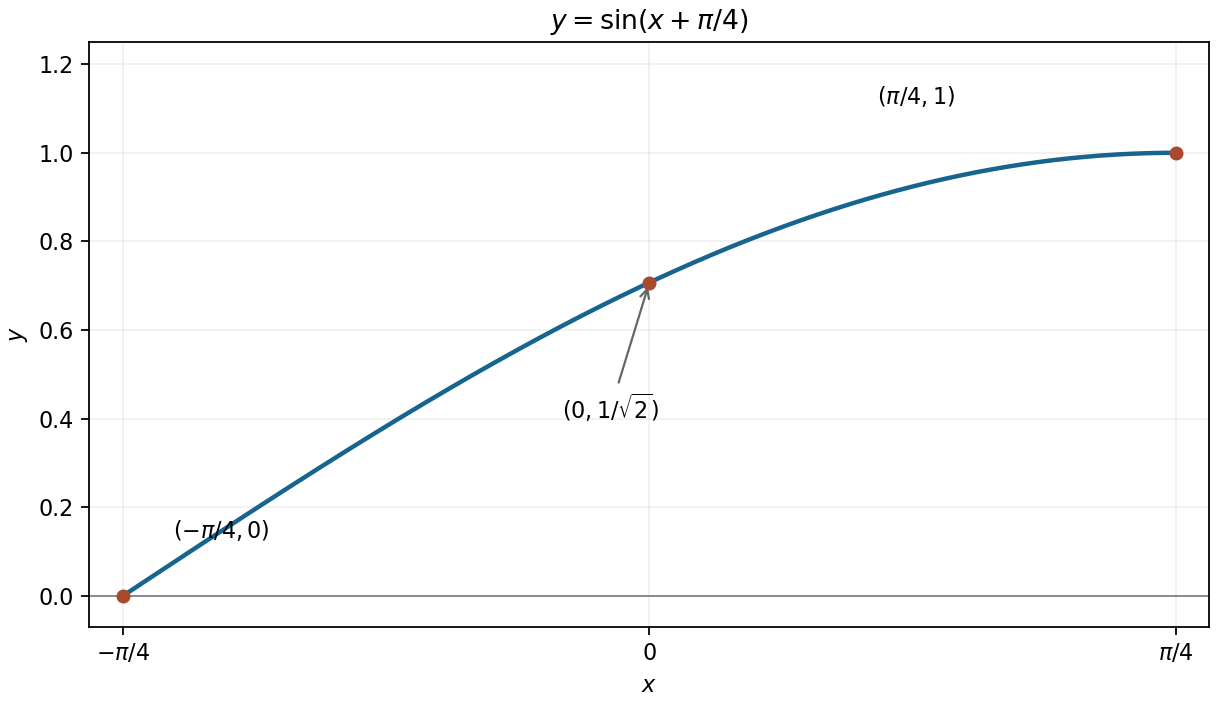

Recreate this plot in Python.
"""Original mathematical illustration; write the PNG basename to the cwd.

Tested with Python 3.14.4, NumPy 2.3.5 and Matplotlib 3.10.7.
"""
from pathlib import Path
import matplotlib
matplotlib.use("Agg")
import matplotlib.pyplot as plt
import numpy as np

def main():
    fig,ax=plt.subplots(figsize=(7.6,4.4),layout="constrained",facecolor="white")
    x=np.linspace(-np.pi/4,np.pi/4,601)
    ax.plot(x,np.sin(x+np.pi/4),color="#17648e",lw=2)
    ax.scatter([-np.pi/4,0,np.pi/4],[0,1/np.sqrt(2),1],color="#a84a30",s=28,zorder=5)
    ax.annotate(r"$(-\pi/4,0)$",(-np.pi/4,0),(-.71,.13),fontsize=10)
    ax.annotate(r"$(0,1/\sqrt{2})$",(0,1/np.sqrt(2)),(-.13,.4),fontsize=10,arrowprops={"arrowstyle":"->","color":".4"})
    ax.annotate(r"$(\pi/4,1)$",(np.pi/4,1),(.34,1.11),fontsize=10)
    ax.set_xticks([-np.pi/4,0,np.pi/4],[r"$-\pi/4$","0",r"$\pi/4$"])
    ax.axhline(0,color=".5",lw=.8)
    ax.set(xlim=(-np.pi/4-.05,np.pi/4+.05),ylim=(-.07,1.25),xlabel="$x$",ylabel="$y$",title=r"$y=\sin(x+\pi/4)$")
    ax.grid(alpha=.18)
    fig.savefig(Path(__file__).with_suffix(".png").name,dpi=160,facecolor="white")
    plt.close(fig)


if __name__ == "__main__":
    main()
